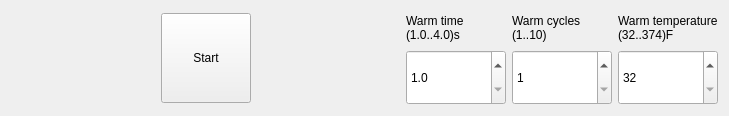
<?xml version="1.0" encoding="UTF-8"?>
<ui version="4.0">
 <class>WarmingWidget</class>
 <widget class="QWidget" name="WarmingWidget">
  <property name="geometry">
   <rect>
    <x>0</x>
    <y>0</y>
    <width>729</width>
    <height>116</height>
   </rect>
  </property>
  <property name="windowTitle">
   <string>Form</string>
  </property>
  <layout class="QHBoxLayout" name="horizontalLayout_2">
   <item>
    <spacer name="horizontalSpacer">
     <property name="orientation">
      <enum>Qt::Horizontal</enum>
     </property>
     <property name="sizeHint" stdset="0">
      <size>
       <width>134</width>
       <height>20</height>
      </size>
     </property>
    </spacer>
   </item>
   <item>
    <widget class="QToolButton" name="toolButton">
     <property name="minimumSize">
      <size>
       <width>90</width>
       <height>90</height>
      </size>
     </property>
     <property name="text">
      <string>Start</string>
     </property>
     <property name="icon">
      <iconset resource="icons.qrc">
       <normaloff>:/new/icons/icons/Base/play.png</normaloff>:/new/icons/icons/Base/play.png</iconset>
     </property>
     <property name="iconSize">
      <size>
       <width>60</width>
       <height>60</height>
      </size>
     </property>
     <property name="checkable">
      <bool>true</bool>
     </property>
     <property name="toolButtonStyle">
      <enum>Qt::ToolButtonTextUnderIcon</enum>
     </property>
    </widget>
   </item>
   <item>
    <spacer name="horizontalSpacer_2">
     <property name="orientation">
      <enum>Qt::Horizontal</enum>
     </property>
     <property name="sizeHint" stdset="0">
      <size>
       <width>134</width>
       <height>20</height>
      </size>
     </property>
    </spacer>
   </item>
   <item>
    <layout class="QHBoxLayout" name="horizontalLayout">
     <item>
      <layout class="QVBoxLayout" name="verticalLayout_3">
       <item>
        <widget class="QLabel" name="label">
         <property name="text">
          <string>Warm time
(1.0..4.0)s</string>
         </property>
        </widget>
       </item>
       <item>
        <widget class="QDoubleSpinBox" name="dSpinBoxTime">
         <property name="minimumSize">
          <size>
           <width>100</width>
           <height>55</height>
          </size>
         </property>
         <property name="decimals">
          <number>1</number>
         </property>
         <property name="minimum">
          <double>1.000000000000000</double>
         </property>
         <property name="maximum">
          <double>4.000000000000000</double>
         </property>
         <property name="singleStep">
          <double>0.500000000000000</double>
         </property>
        </widget>
       </item>
      </layout>
     </item>
     <item>
      <layout class="QVBoxLayout" name="verticalLayout_2">
       <item>
        <widget class="QLabel" name="labelCycles">
         <property name="text">
          <string>Warm cycles
(1..10)</string>
         </property>
        </widget>
       </item>
       <item>
        <widget class="QDoubleSpinBox" name="dSpinBoxCycles">
         <property name="minimumSize">
          <size>
           <width>100</width>
           <height>55</height>
          </size>
         </property>
         <property name="decimals">
          <number>0</number>
         </property>
         <property name="minimum">
          <double>1.000000000000000</double>
         </property>
         <property name="maximum">
          <double>10.000000000000000</double>
         </property>
        </widget>
       </item>
      </layout>
     </item>
     <item>
      <layout class="QVBoxLayout" name="verticalLayout">
       <item>
        <widget class="QLabel" name="labelTemp">
         <property name="text">
          <string>Warm temperature
(32..374)F</string>
         </property>
        </widget>
       </item>
       <item>
        <widget class="QDoubleSpinBox" name="dSpinBoxTemperature">
         <property name="minimumSize">
          <size>
           <width>100</width>
           <height>55</height>
          </size>
         </property>
         <property name="decimals">
          <number>0</number>
         </property>
         <property name="minimum">
          <double>32.000000000000000</double>
         </property>
         <property name="maximum">
          <double>374.000000000000000</double>
         </property>
         <property name="singleStep">
          <double>10.000000000000000</double>
         </property>
        </widget>
       </item>
      </layout>
     </item>
    </layout>
   </item>
  </layout>
 </widget>
 <resources>
  <include location="icons.qrc"/>
 </resources>
 <connections/>
</ui>
